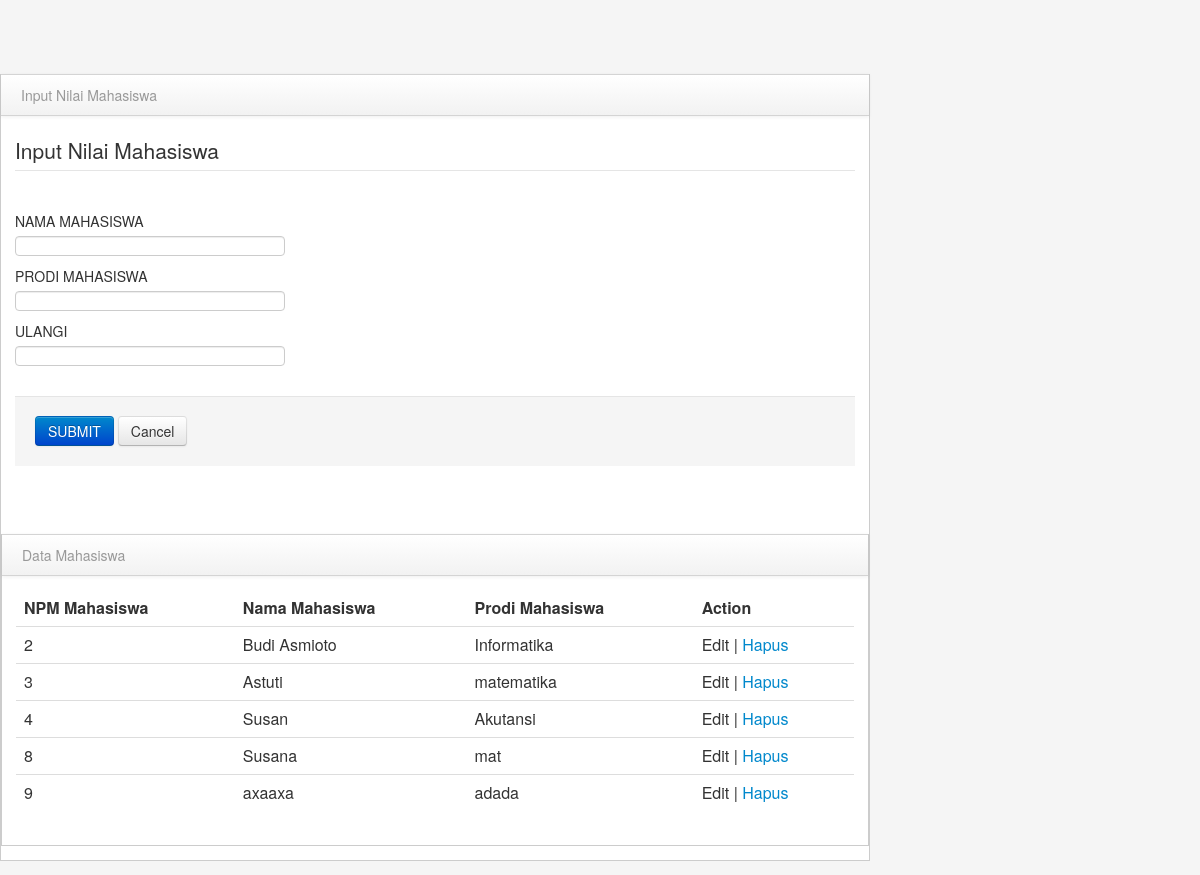
Screenshot of /PBW_pertemuan11/index.php with the database file from the repository.
### tables this page shows
CREATE TABLE `mahasiswa` (
  `id` int(11) NOT NULL,
  `nama_mahasiswa` varchar(255) NOT NULL,
  `npm_mahasiswa` varchar(255) NOT NULL,
  `prodi` varchar(255) NOT NULL
);

### PBW_pertemuan11/tampilkan_data.php (called while the page is built)
<?php
    include "koneksi.php";
    $proses = mysqli_query($koneksi, "SELECT * FROM mahasiswa")
        or die(mysqli_error($koneksi));
?>

### PBW_pertemuan11/index.php (the view, shortened to what this page needs)
<?php
  include "tampilkan_data.php"
?>
<html>
        <link href="library/bootstrap/css/bootstrap.min.css" rel="stylesheet" media="screen">
        <link href="library/bootstrap/css/bootstrap-responsive.min.css" rel="stylesheet" media="screen">
        <link href="library/assets/styles.css" rel="stylesheet" media="screen">
        <body>
            <div class="span9" id="content">
                    <div class="row-fluid">
                        <div class="block">
                            <div class="navbar navbar-inner block-header">
                                <div class="muted pull-left">Input Nilai Mahasiswa</div>
                            </div>
                            <div class="block-content collapse in">
                                <div class="span12">
                                <form action="proses.php" method="POST">
                                      <fieldset>
                                        <legend>Input Nilai Mahasiswa</legend>
                                        <div class="control-group">
                                          <label class="control-label" for="NPM">NAMA MAHASISWA</label>
                                          <div class="controls">
                                            <input type="text" class="input-xlarge focused" id="NPM" name="nama" value="">
                                        </div>
                                        <div class="control-group">
                                          <label class="control-label" for="NPM">PRODI MAHASISWA</label>
                                          <div class="controls">
                                            <input type="text" class="input-xlarge focused" id="npm" name="prodi" value="">
                                        </div>
                                        <div class="control-group">
                                          <label class="control-label" for="NPM">ULANGI</label>
                                          <div class="controls">
                                            <input type="text" class="input-xlarge focused" id="NPM" name="ulangi" value="">
                                        </div>
                                        <div class="form-actions">
                                          <button type="submit" class="btn btn-primary">SUBMIT</button>
                                          <button type="reset" class="btn">Cancel</button>
                                        </div>
                                </form>
                                </div>
                            </div>
                        </div>
                    </div>
                </div>
                <div class="row-fluid">
                        <div class="block">
                            <div class="navbar navbar-inner block-header">
                                <div class="muted pull-left">Data Mahasiswa</div>
                            </div>
                            <div class="block-content collapse in">
                                <div class="span12">
  									<table class="table">
						              <thead>
						                <tr>
						                  <th>NPM Mahasiswa</th>
						                  <th>Nama Mahasiswa</th>
						                  <th>Prodi Mahasiswa</th>
						                  <th>Action</th>
						                </tr>
						              </thead>
						              <tbody>
                          <?php
                            while($data = mysqli_fetch_assoc($proses)) {
                          ?>
						                <tr>
						                  <td><?php echo $data['id'] ?></td>
						                  <td><?php echo $data['nama_mahasiswa'] ?></td>
						                  <td><?php echo $data['prodi'] ?></td>
						                  <td>Edit | <a href="hapus_data.php?id=<?php echo $data['id']; ?>".>Hapus</a></td>
						                </tr>
                           <?php
                              }
                            ?>
						              </tbody>
						            </table>
                                </div>
                            </div>
                        </div>
                    </div>
        </body>
</html>

### PBW_pertemuan11/library/assets/styles.css (style rules this page uses)
body { padding-top: 0; padding-bottom: 40px; background-color: #f5f5f5; }
@media (min-width: 979px) { body { padding-top: 60px; } }
#content { margin-left:0px; }
.block { border: 1px solid #ccc; background: white; margin: 1em 0em; border-top: none; }
.block-content { margin: 1em; min-height: .25em; }
.block-header { margin-bottom: 0px; border-right: none; border-left: none; -webkit-border-radius: 0px; -moz-border-radius: 0px; border-radius: 0px; }
.block-header div { padding-top: 10px; }

### rows the page displays
mahasiswa: id "2", nama_mahasiswa "Budi Asmioto", prodi "Informatika"
mahasiswa: id "3", nama_mahasiswa "Astuti", prodi "matematika"
mahasiswa: id "4", nama_mahasiswa "Susan", prodi "Akutansi"
mahasiswa: id "8", nama_mahasiswa "Susana", prodi "mat"
mahasiswa: id "9", nama_mahasiswa "axaaxa", prodi "adada"
